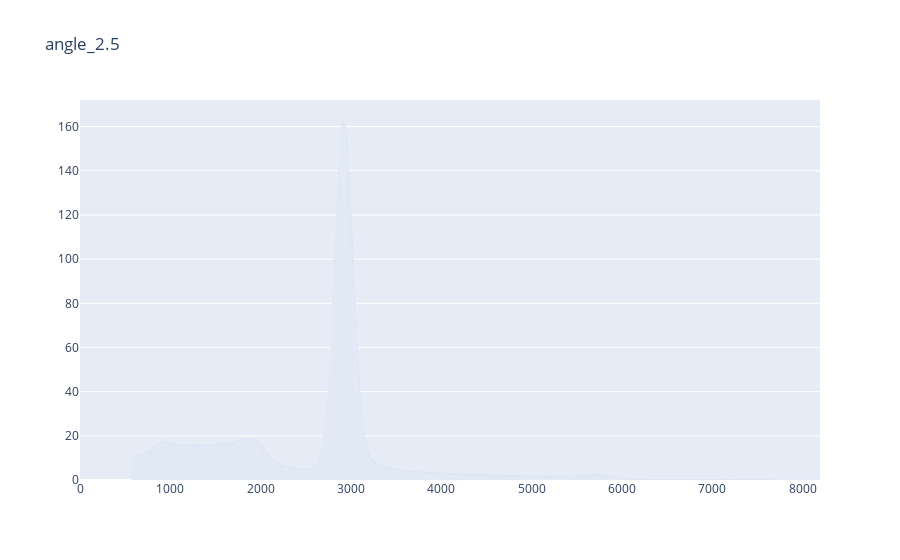
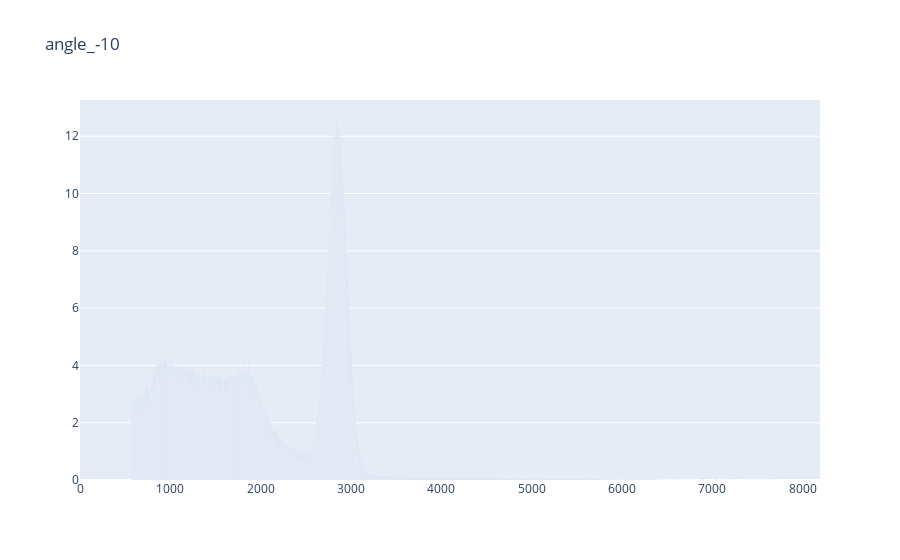
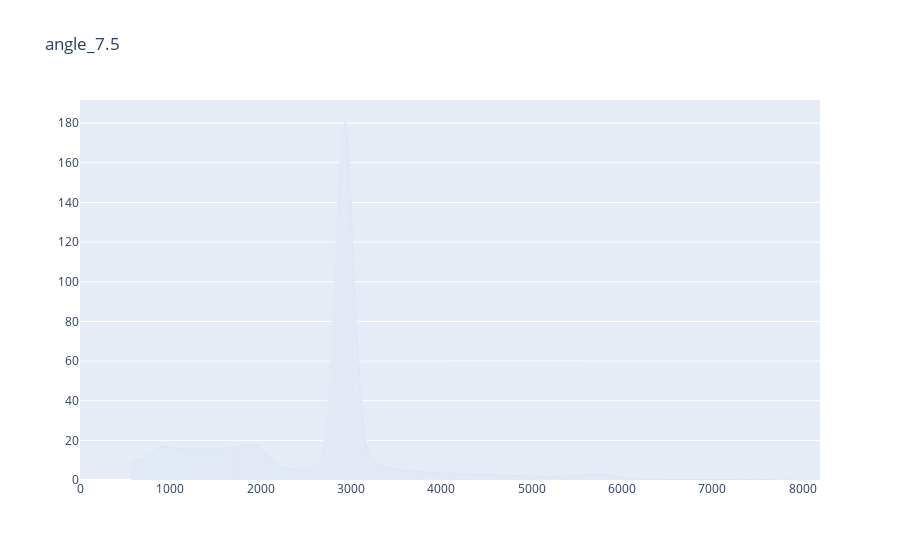
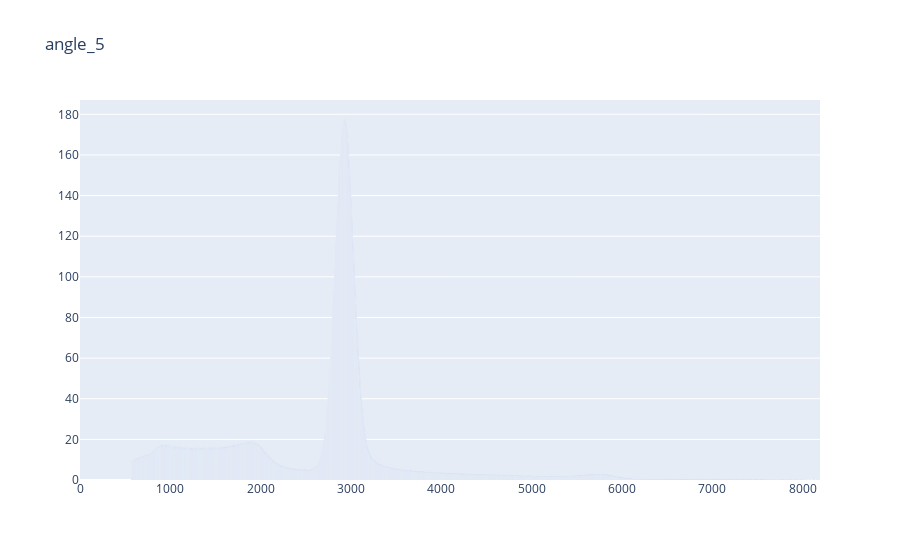

These figures' notebook cell, in order:
### Code cell
for mca_out in angle_calibration_mca_outs:
    fig = plotly_utils.generate_mca_out_figure(mca_out, pathlib.Path(mca_out.path).stem)
    fig.show()

### Figure 1 — Plotly figure (JSON) as saved in the notebook; plotly's stock layout.template omitted (floating-point values rounded to 4 significant figures; data arrays with more than 128 entries replaced by an {"elided": "..."} marker saying what was removed)
{"data": [{"type": "bar", "y": {"elided": "8192 float values"}}], "layout": {"title": {"text": "angle_2.5"}, "xaxis": {"title": {}}, "yaxis": {"title": {}}}}

### Figure 2 — Plotly figure (JSON) as saved in the notebook; plotly's stock layout.template omitted (floating-point values rounded to 4 significant figures; data arrays with more than 128 entries replaced by an {"elided": "..."} marker saying what was removed)
{"data": [{"type": "bar", "y": {"elided": "8192 float values"}}], "layout": {"title": {"text": "angle_-10"}, "xaxis": {"title": {}}, "yaxis": {"title": {}}}}

### Figure 3 — Plotly figure (JSON) as saved in the notebook; plotly's stock layout.template omitted (floating-point values rounded to 4 significant figures; data arrays with more than 128 entries replaced by an {"elided": "..."} marker saying what was removed)
{"data": [{"type": "bar", "y": {"elided": "8192 float values"}}], "layout": {"title": {"text": "angle_7.5"}, "xaxis": {"title": {}}, "yaxis": {"title": {}}}}

### Figure 4 — Plotly figure (JSON) as saved in the notebook; plotly's stock layout.template omitted (floating-point values rounded to 4 significant figures; data arrays with more than 128 entries replaced by an {"elided": "..."} marker saying what was removed)
{"data": [{"type": "bar", "y": {"elided": "8192 float values"}}], "layout": {"title": {"text": "angle_5"}, "xaxis": {"title": {}}, "yaxis": {"title": {}}}}
